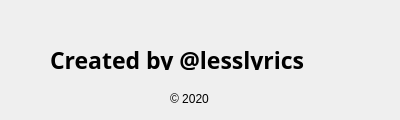
<?xml version="1.0" encoding="UTF-8"?>
<ui version="4.0">
 <class>Intro</class>
 <widget class="QDialog" name="Dialog">
  <property name="geometry">
   <rect>
    <x>0</x>
    <y>0</y>
    <width>400</width>
    <height>120</height>
   </rect>
  </property>
  <property name="windowTitle">
   <string>Acknowledgment</string>
  </property>
  <widget class="QLabel" name="label">
   <property name="geometry">
    <rect>
     <x>50</x>
     <y>50</y>
     <width>321</width>
     <height>20</height>
    </rect>
   </property>
   <property name="font">
    <font>
     <family>Courier 10 Pitch</family>
     <pointsize>17</pointsize>
     <weight>75</weight>
     <bold>true</bold>
    </font>
   </property>
   <property name="text">
    <string>Created by @lesslyrics</string>
   </property>
  </widget>
  <widget class="QLabel" name="label_2">
   <property name="geometry">
    <rect>
     <x>170</x>
     <y>90</y>
     <width>67</width>
     <height>17</height>
    </rect>
   </property>
   <property name="text">
    <string>© 2020</string>
   </property>
  </widget>
 </widget>
 <resources/>
 <connections/>
</ui>
